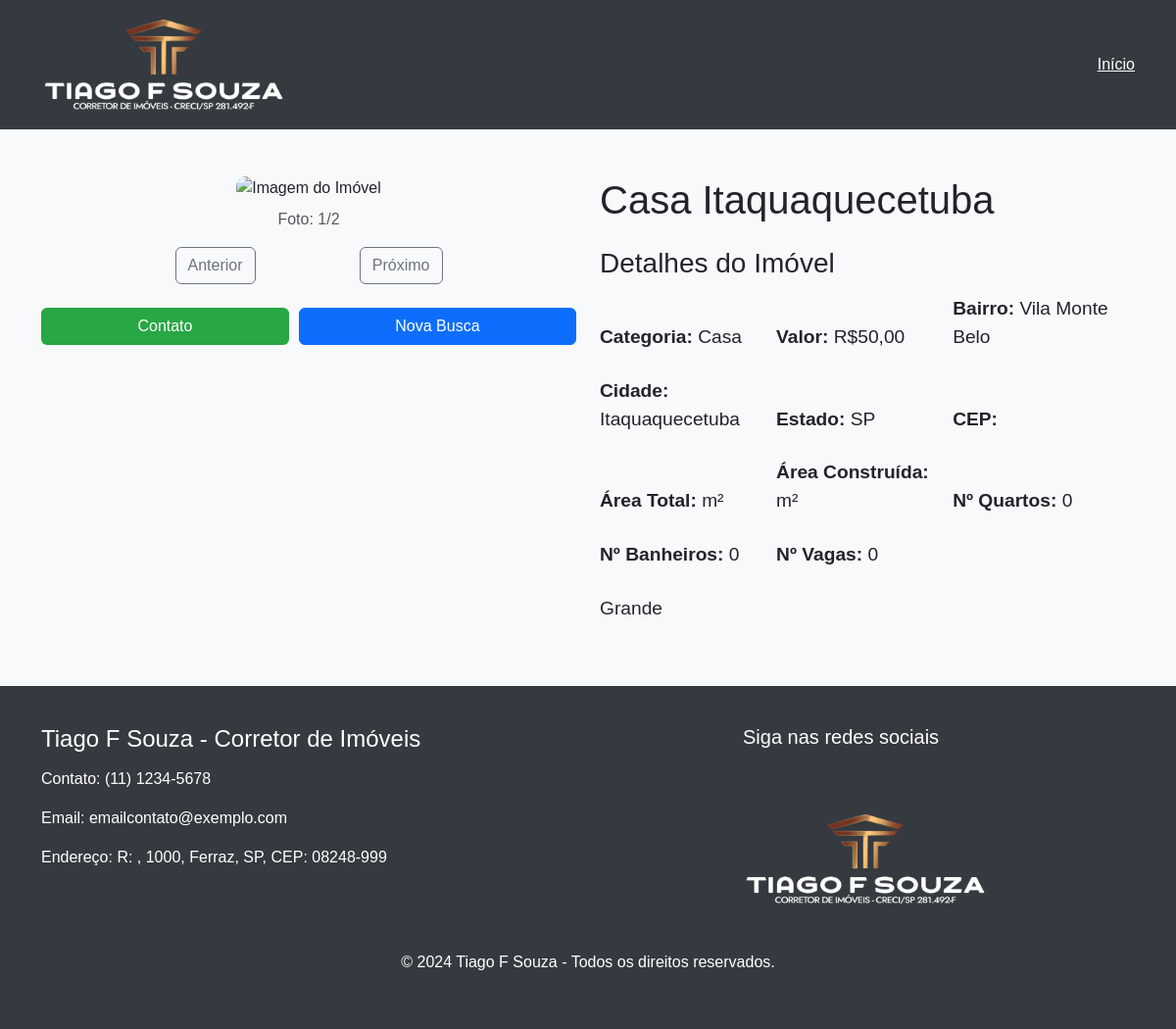
The app's page /detalhe.php?id=26&status=venda with its own data.
### tables this page shows
CREATE TABLE `venda` (
  `id` int(11) NOT NULL,
  `titulo` varchar(300) NOT NULL,
  `descricao` varchar(5000) NOT NULL,
  `foto` varchar(1000) NOT NULL,
  `valor` decimal(10,2) NOT NULL,
  `categoria` varchar(100) NOT NULL,
  `endereco` varchar(255) NOT NULL,
  `bairro` varchar(150) NOT NULL,
  `cidade` varchar(100) NOT NULL,
  `estado` varchar(50) NOT NULL,
  `cep` varchar(20) NOT NULL,
  `area_total` varchar(50) DEFAULT NULL,
  `area_construida` varchar(50) DEFAULT NULL,
  `num_quartos` int(11) DEFAULT NULL,
  `num_banheiros` int(11) DEFAULT NULL,
  `num_vagas` int(11) DEFAULT NULL
);

### detalhe.php (the view, shortened to what this page needs)
<?php
include("conn.php");
$pag = $_GET['id'];
$negocio_type = $_GET['status'];
$table = ($negocio_type === 'venda') ? 'venda' : 'aluguel';
$consulta = "SELECT * FROM $table WHERE id = ?";
$stmt = $mysqli->prepare($consulta);
$stmt->bind_param("i", $pag);
$stmt->execute();
$con = $stmt->get_result();
$data = $con->fetch_assoc();
if ($data) {
    $res = explode(" ", $data['foto']);
    $count = count($res);
    $position = isset($_POST['position']) ? (int)$_POST['position'] : 0;
}
?>
<!DOCTYPE html>
<html lang="pt-BR">
<head>
    <link href="css/icofont/icofont.min.css" rel="stylesheet">
    <link href="https://cdn.jsdelivr.net/npm/bootstrap@5.3.0/dist/css/bootstrap.min.css" rel="stylesheet">
</head>
<body>
<header>
    <div class="container d-flex justify-content-between align-items-center">
        <a href="#" class="logo"><img src="images/logotiago.png" alt="Logo"></a>
        <nav class="nav-bar">
            <a href="index.php" class="text-white">Início</a>
        </nav>
    </div>
</header>
<div class="container mt-5">
    <div class="row mb-5">
        <?php if ($data) { ?>
            <div class="col-md-6 text-center">
                <img id="post" class="property-image mb-2" src="fotos/<?php echo $res[$position]; ?>" alt="Imagem do Imóvel">
                <p id="pic" class="text-muted">Foto: <?= $position + 1 ?>/<?= $count ?></p>
                <form method="POST" class="d-flex justify-content-between w-50 mx-auto">
                    <button name="minus" class="btn btn-outline-secondary">Anterior</button>
                    <button name="add" class="btn btn-outline-secondary">Próximo</button>
                </form>
                <div class="button-container mt-4">
                    <a href="https://api.whatsapp.com/send?phone=5511XXXXXXXXX&text=Gostaria de saber mais sobre o imóvel <?php echo $data["titulo"]; ?>" class="btn btn-contact">Contato</a>
                    <a href="http://projetotiagocorretor.rf.gd/index.php#imoveis" class="btn btn-primary">Nova Busca</a>
                </div>
            </div>
            <div class="col-md-6">
                <h1 class="mb-4"><?php echo $data["titulo"]; ?></h1>
                <div class="property-details">
                    <h3 class="mb-3">Detalhes do Imóvel</h3>
                    <ul class="property-info">
                        <li><strong>Categoria:</strong> <?php echo $data["categoria"]; ?></li>
                        <li><strong>Valor:</strong> R$<?php echo number_format($data["valor"], 2, ',', '.'); ?></li>
                        <li><strong>Bairro:</strong> <?php echo $data["bairro"]; ?></li>
                    </ul>
                    <ul class="property-info">
                        <li><strong>Cidade:</strong> <?php echo $data["cidade"]; ?></li>
                        <li><strong>Estado:</strong> <?php echo $data["estado"]; ?></li>
                        <li><strong>CEP:</strong> <?php echo $data["cep"]; ?></li>
                    </ul>
                    <ul class="property-info">
                        <li><strong>Área Total:</strong> <?php echo $data["area_total"]; ?> m²</li>
                        <li><strong>Área Construída:</strong> <?php echo $data["area_construida"]; ?> m²</li>
                        <li><strong>Nº Quartos:</strong> <?php echo $data["num_quartos"]; ?></li>
                    </ul>
                    <ul class="property-info">
                        <li><strong>Nº Banheiros:</strong> <?php echo $data["num_banheiros"]; ?></li>
                        <li><strong>Nº Vagas:</strong> <?php echo $data["num_vagas"]; ?></li>
                    </ul>
                    <p><?php echo $data["descricao"]; ?></p>
                </div>
            </div>
        <?php } ?>
    </div>
</div>
    <footer>
        <div class="container footer-container">
            <div class="group">
                <h4>Tiago F Souza - Corretor de Imóveis</h4>
                <p>Contato: (11) 1234-5678</p>
                <p>Email: emailcontato@exemplo.com</p>
                <p>Endereço: R: , 1000, Ferraz, SP, CEP: 08248-999</p>
            </div>
            <div class="follow group">
                <h5>Siga nas redes sociais</h5>
                <ul>
                    <li><a href="#"><i class="icofont-facebook text-white"></i></a></li>
					 <li><a href="#"><i class="icofont-instagram text-white"></i></a></li>
					  <li><a href="#"><i class="icofont-whatsapp text-white"></i></a></li>
                </ul>
				 <a href="#" class="logo">
                     <img src="images/logotiago.png" alt="Logo" class="img-fluid">
                </a>
            </div>
        </div>
        <p class="text-center mt-5">&copy; 2024 Tiago F Souza - Todos os direitos reservados.</p>
    </footer>
</body>
</html>

### detalhe.php (style rules this page uses)
body { font-family: Arial, sans-serif; background-color: #f8f9fa; }
header { background-color: #343a40; padding: 20px; color: #fff; }
.logo img { width: 250px; }
footer { background-color: #343a40; color: #ffffff; padding: 40px 0; text-align: center; }
.property-image { max-width: 100%; height: auto; border-radius: 10px; }
.property-details { font-size: 1.2em; }
.property-info { list-style: none; padding: 0; }
.property-info li { display: inline-block; width: 32%; margin-bottom: 10px; }
.btn-contact { background-color: #28a745; color: white; }
.button-container { display: flex; justify-content: space-between; gap: 10px; }
.button-container .btn { flex-grow: 1; }
.footer-container { display: flex; justify-content: space-between; align-items: flex-start; flex-wrap: wrap; gap: 20px; }
.footer-container .group { flex: 1; text-align: left; max-width: 400px; }
.footer-container .group h4, .footer-container .group h5 { margin-bottom: 15px; }
.follow ul { list-style: none; display: flex; gap: 10px; padding: 0; }
.follow ul li a { color: white; font-size: 24px; text-decoration: none; }

### records on screen
venda: foto "2", titulo "Casa Itaquaquecetuba", categoria "Casa", valor "50,00", bairro "Vila Monte Belo", cidade "Itaquaquecetuba", estado "SP", num_quartos "0", num_banheiros "0", num_vagas "0", descricao "Grande"

### other values on screen
$position + 1 "1"
